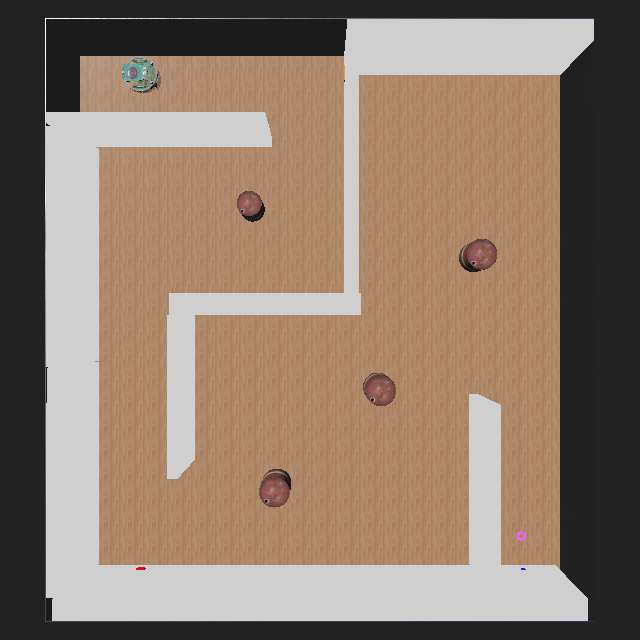
#> input picture controllers/Epuck_controller_compass/fotoAerea.png, 640 x 640 px
$ python -i svmFindObjectRT.py   (imports and definitions only)   (older library calls are emulated)
#> lines starting #> are read from the running program, lines starting #| are printed output that depends on the picture; after the words box and inside, x2 and y2 are one past the last pixel; in counts of white or black regions, pixels touching at a corner belong together
#> further down, picture is the input picture: shape (640, 640, 3); mean B, G, R 107.7, 123.3, 142.5
# -*- coding: utf-8 -*-
"""
@author:Juan Carlos Garza Sánchez A00821522
José Andrés Miguel Martinez A01653368
Francisco Cancino Sastré A01730698
Ian Airy Suárez Barrientos A00818291
Cristian Palma Martinez A01244565
"""


import cv2
import mahotas
import numpy as np
import pickle

# [47 lines left out: functions getHuMoments, getHaralick, getHistogram, toPredict, not called in this run]

def findObjects(img):
    images = []
    #img = cv2.pyrMeanShiftFiltering(img, 21, 51)
    img = cv2.GaussianBlur(img, (3, 3), 1)
    edges2 = cv2.Canny(img, 100, 200)
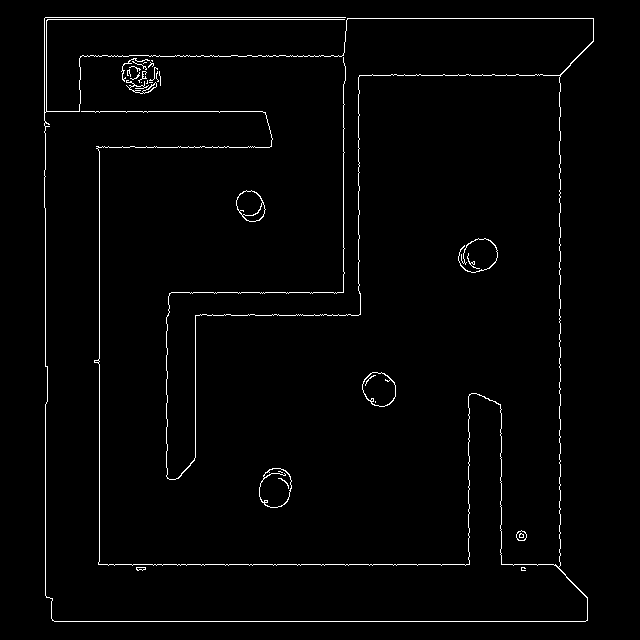
#> edges2: shape (640, 640); 1.8% white in thin lines or dots, all inside (x1, y1, x2, y2) = (44, 17, 594, 622)
    kernel = np.ones((3, 3), np.uint8)
    edges2 = cv2.dilate(edges2, kernel, iterations=1)
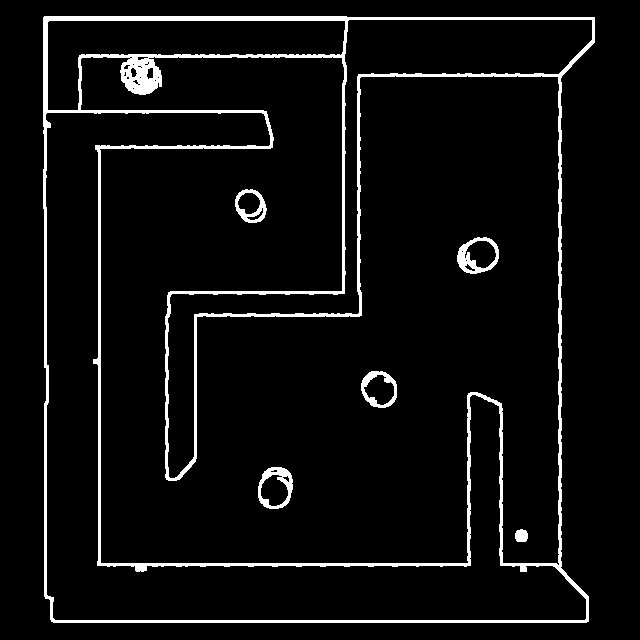
#> edges2: shape (640, 640); 5.5% white; 6 white regions, box (x1, y1, x2, y2) and area: (43, 16, 595, 623) 20184, (457, 237, 499, 274) 620, (258, 467, 293, 509) 591, (361, 371, 397, 408) 493, (235, 189, 267, 223) 449, (515, 529, 528, 542) 143
    edges2 = cv2.erode(edges2, kernel, iterations=1)
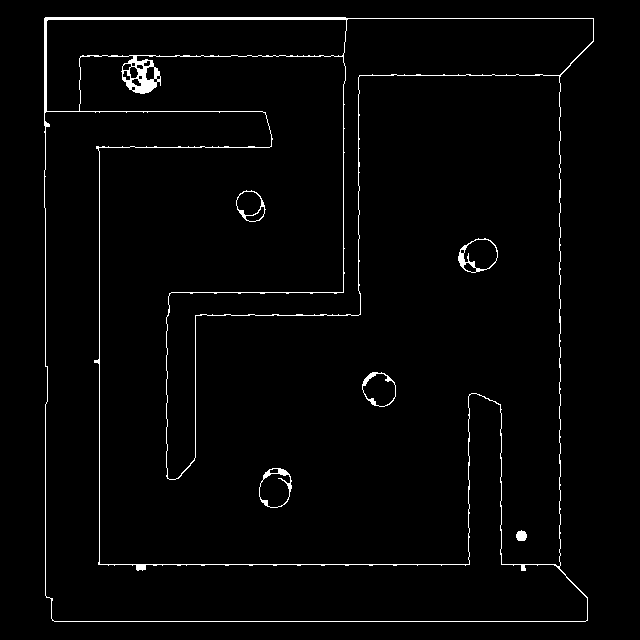
#> edges2: shape (640, 640); 2.1% white in thin lines or dots, all inside (x1, y1, x2, y2) = (44, 17, 594, 622)

    ret2, thresh2 = cv2.threshold(edges2, 127, 255, 0)
    contours, _ = cv2.findContours(thresh2, cv2.RETR_EXTERNAL, cv2.CHAIN_APPROX_SIMPLE)
#> contours = 1 contour; box (x1, y1, x2, y2) and area: (44, 17, 594, 622) 312878

    contours2 = []
    for cnt in contours:
        area = cv2.contourArea(cnt)
        if area > 1000:
            epsilon2 = 0.001 * cv2.arcLength(cnt, True)
            approx2 = cv2.approxPolyDP(cnt, epsilon2, True)
            x, y, w, h = cv2.boundingRect(approx2)
            ROI = img[y:y + h, x:x + w]
            images.append(ROI)
            r = x, y, w, h
            contours2.append(r)
#> this loop made 1 pass
#> (area, epsilon2, x, y, w, h) on pass 1: (312878, 2.35, 45, 17, 549, 604)
#> pass 1, in findObjects, `ROI = img[y:y + h, x:x + w]`:
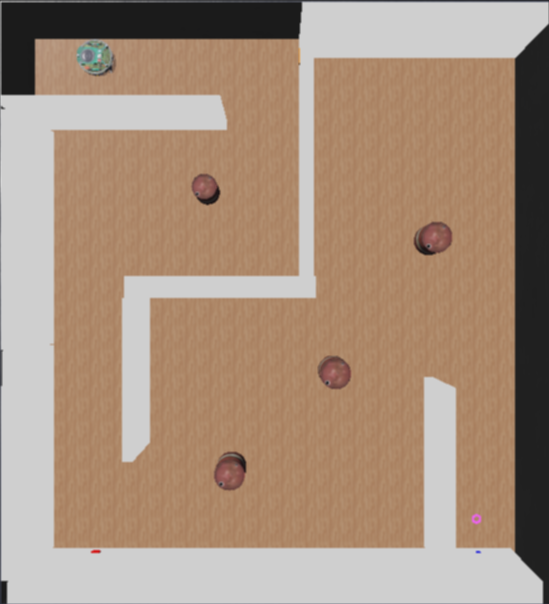
#> ROI: shape (604, 549, 3); mean of channels 0, 1, 2 124.9, 144.1, 167.8; drawn as B, G, R
#> after the loop, contours2 = [(45, 17, 549, 604)]; images = 1 item
    return images, contours2

# [21 lines left out: function slidingWindow, not called in this run]


>>> import cv2
>>> picture = cv2.imread('fotoAerea.png')
>>> result = findObjects(picture)
